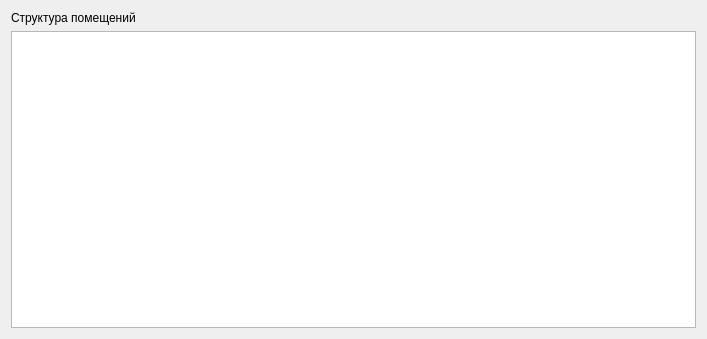
<?xml version="1.0" encoding="UTF-8"?>
<ui version="4.0">
 <class>Dialog</class>
 <widget class="QDialog" name="Dialog">
  <property name="geometry">
   <rect>
    <x>0</x>
    <y>0</y>
    <width>707</width>
    <height>339</height>
   </rect>
  </property>
  <property name="windowTitle">
   <string>Dialog</string>
  </property>
  <layout class="QGridLayout" name="gridLayout">
   <item row="0" column="0">
    <layout class="QVBoxLayout" name="verticalLayout">
     <item>
      <widget class="QLabel" name="label_3">
       <property name="text">
        <string>Cтруктура помещений</string>
       </property>
      </widget>
     </item>
     <item>
      <widget class="QTableView" name="tableView_schema"/>
     </item>
    </layout>
   </item>
  </layout>
 </widget>
 <resources/>
 <connections/>
</ui>
